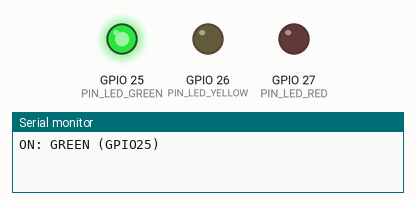
This sketch was run on a simulated ESP32. Shown: output pins drawn as LEDs (lit = HIGH), the last lines printed to the serial monitor.

Above: at 0.5 s.
At 1.5 s:
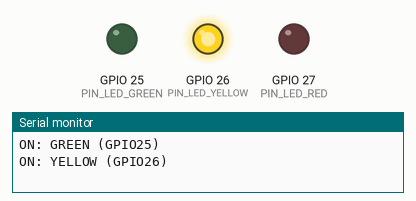
At 5.5 s:
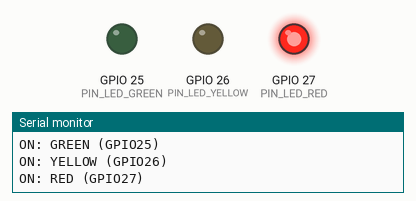
Timing chart, 0 to 6.9 s (numbered marks = the images above):
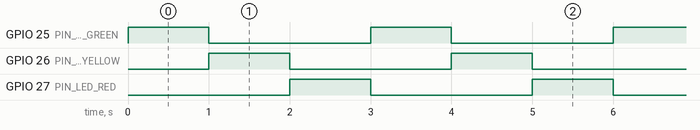

The sketch:

t2_led.ino
```cpp
// TEST 2 - LEDs. Each LED lights alone for 1 s in order: green, yellow, red.
const int PIN_LED_GREEN = 25, PIN_LED_YELLOW = 26, PIN_LED_RED = 27;
const int leds[3] = { PIN_LED_GREEN, PIN_LED_YELLOW, PIN_LED_RED };
const char* names[3] = { "GREEN (GPIO25)", "YELLOW (GPIO26)", "RED (GPIO27)" };
void setup() {
  Serial.begin(115200);
  for (int i = 0; i < 3; i++) pinMode(leds[i], OUTPUT);
}
void loop() {
  for (int i = 0; i < 3; i++) {
    Serial.printf("ON: %s\n", names[i]);
    digitalWrite(leds[i], HIGH);
    delay(1000);
    digitalWrite(leds[i], LOW);
  }
}
```

Measured:
- by itself, GPIO 25 (PIN_LED_GREEN), GPIO 26 (PIN_LED_YELLOW), GPIO 27 (PIN_LED_RED): alternates HIGH for 1.0 s and LOW for 2.0 s
- by itself, everything shown: repeats every 3.0 s, in 4 steps
